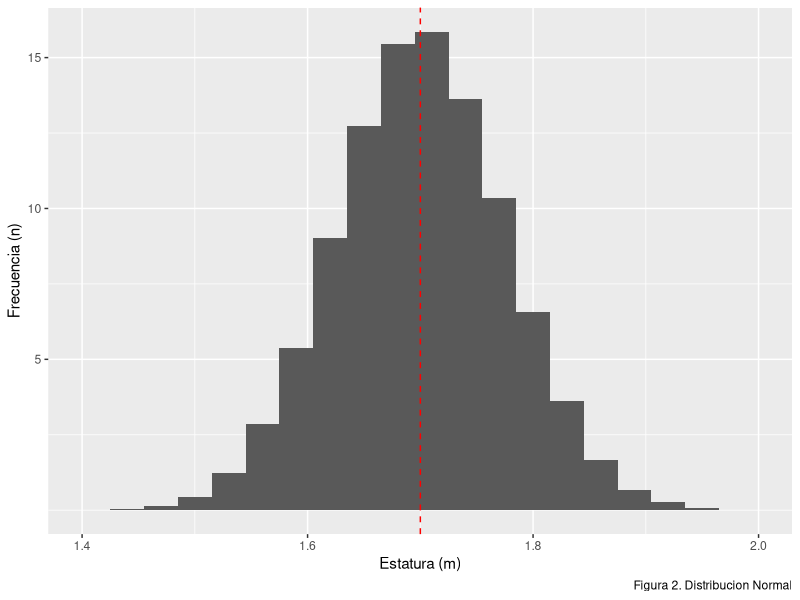
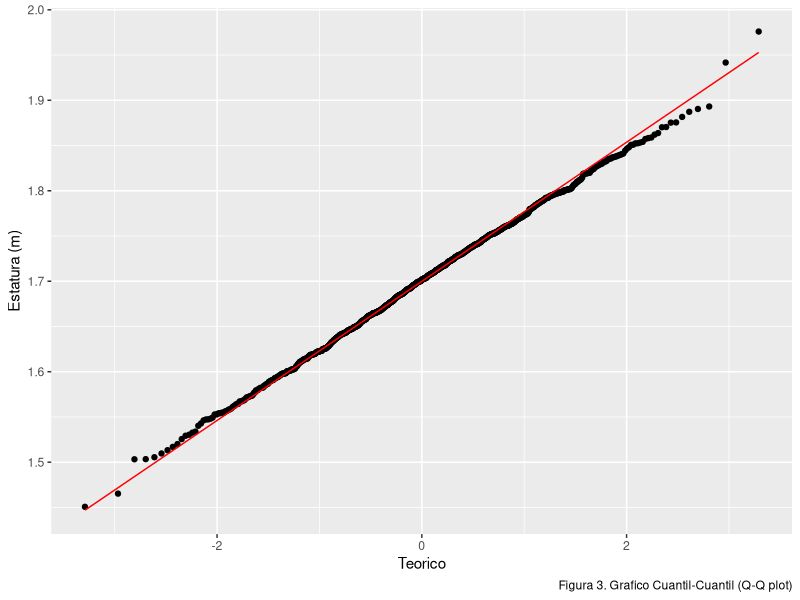
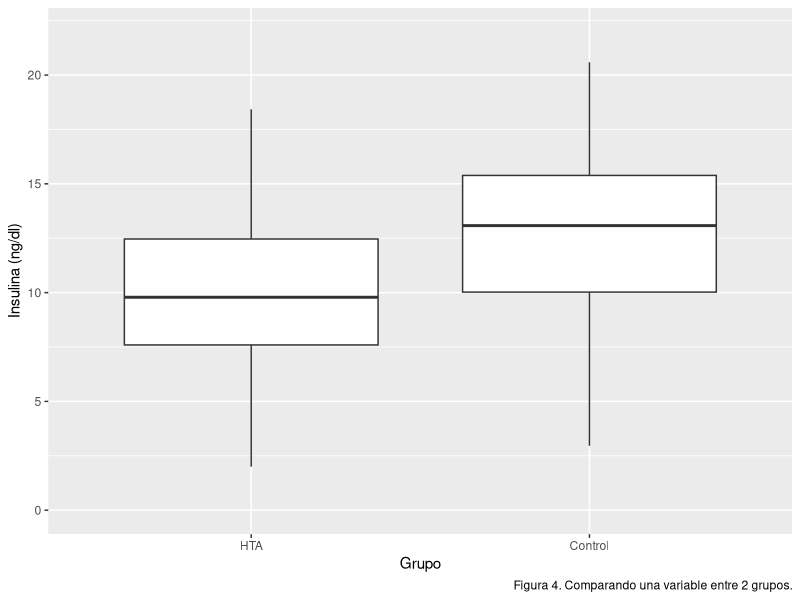
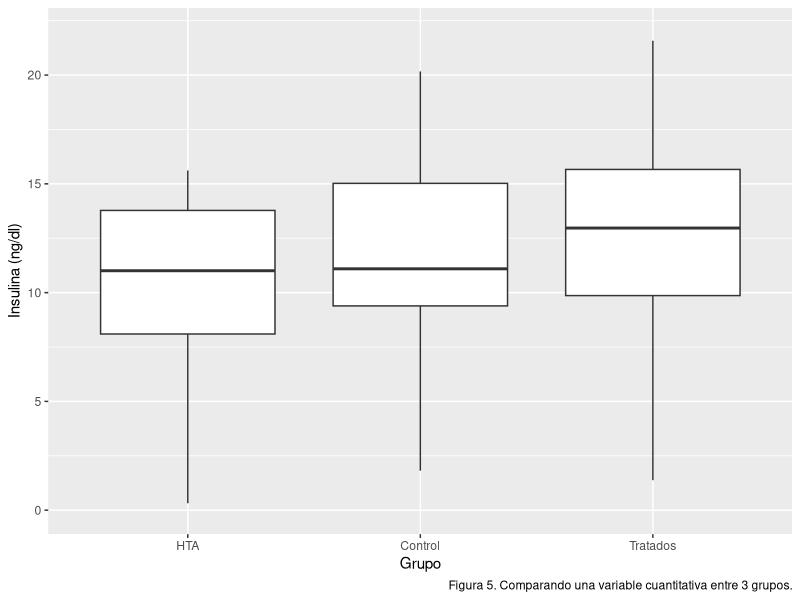

Generate these figures, in order, with R:
## ---- chunk 1
library(tidyverse)
## ---- chunk 2
df <- data.frame(
  x <- rnorm(100000,mean=1.7,sd=.075)
  )
ggplot(df,aes(x=x))+
  geom_histogram(binwidth=.03)+
  scale_x_continuous(name='Estatura (m)',
                     limits=c(1.4,2))+
  scale_y_continuous(name='Frecuencia (n)',breaks=c(5000,10000,15000),labels=c('5','10','15'))+
  geom_vline(xintercept=1.7,
             color='red',
             linetype=2)+
  labs(caption='Figura 2. Distribucion Normal')
## ---- chunk 3
n <- seq(.5,2,length=1000)
x <- rnorm(n,mean=1.7,sd=.075)
df <- data.frame(x)
ggplot(df,aes(sample=x))+
  stat_qq()+stat_qq_line(color='red')+
  scale_y_continuous(name='Estatura (m)')+
  scale_x_continuous(name='Teorico')+
  labs(caption='Figura 3. Grafico Cuantil-Cuantil (Q-Q plot)')
## ---- chunk 4
h <- rnorm(50,mean=10,sd=4)
nh <- rnorm(50,mean=13,sd=4)
insulina <- c(h,nh)
grupo <- gl(2,50,labels=c("HTA","Control"))
df <- data.frame(cbind(insulina,as.factor(grupo)))
ggplot(df,aes(y=insulina,x=grupo))+
  geom_boxplot(outlier.shape=NA)+
  scale_y_continuous(name='Insulina (ng/dl)',breaks=seq(0,22,5),limits=c(0,22))+
  scale_x_discrete(name='Grupo')+
  labs(caption='Figura 4. Comparando una variable entre 2 grupos.')
## ---- chunk 5
h <- rnorm(50,mean=10,sd=4)
nh <- rnorm(50,mean=13,sd=4)
t <- rnorm(50,mean=13,sd=4)
insulina <- c(h,nh,t)
grupo <- gl(3,50,labels=c('HTA','Control','Tratados'))
df <- data.frame(cbind(insulina,as.factor(grupo)))
ggplot(df,aes(y=insulina,x=grupo))+
  geom_boxplot(outlier.shape=NA)+
  scale_y_continuous(name='Insulina (ng/dl)',breaks=seq(0,22,5),limits=c(0,22))+
  scale_x_discrete(name='Grupo')+
  labs(caption='Figura 5. Comparando una variable cuantitativa entre 3 grupos.')
